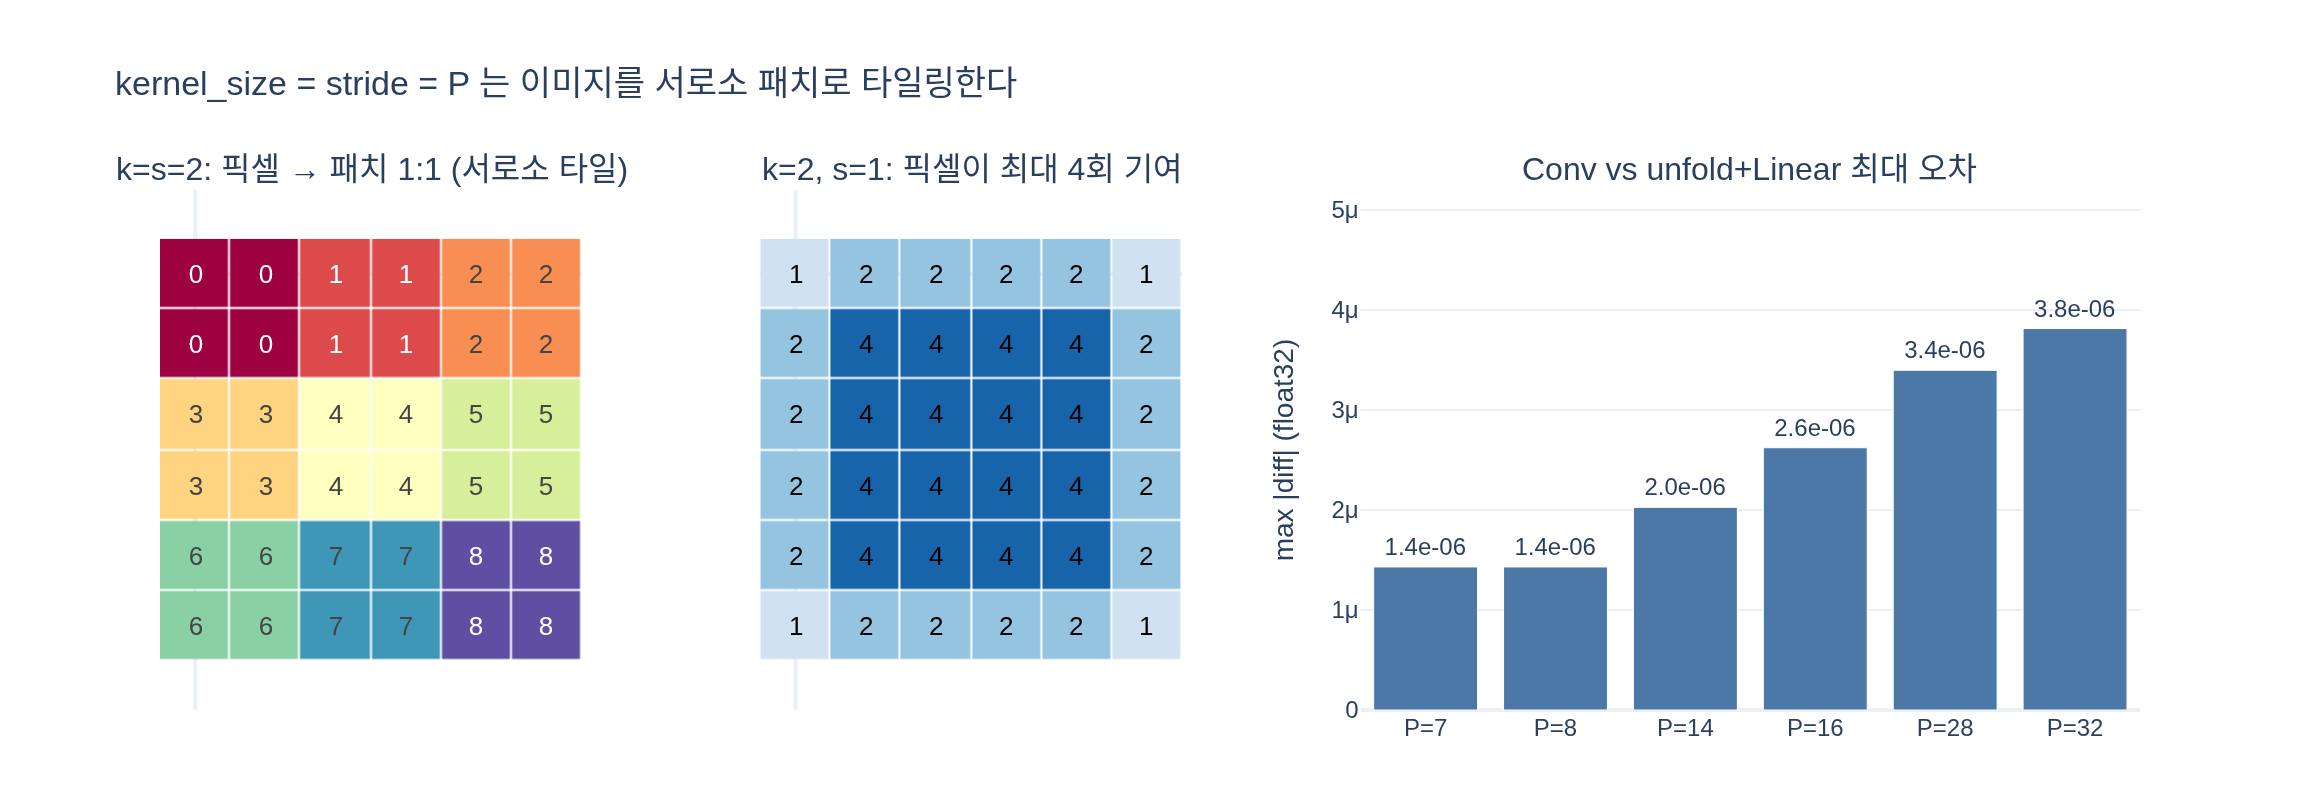

Generate this figure with Python:
# %% [markdown]
# # `nn.Conv2d(kernel=stride=P)` == 패치 flatten + `nn.Linear`
#
# ViT 논문의 패치 임베딩은 "패치를 flatten 해서 하나의 선형층에 통과"다.
#
# $$
# z_p = W_e\,\mathrm{vec}(x_p) + b_e,\qquad
# x_p \in \mathbb{R}^{C\times P\times P},\quad
# W_e \in \mathbb{R}^{D\times CP^2}
# $$
#
# DINO 구현은 이걸 `nn.Conv2d(C, D, kernel_size=P, stride=P)` 한 줄로 쓴다.
# 이 노트북에서 **왜 같은지**를 손으로 만든 `F.unfold` + `Linear` 와 수치 비교로 확인한다.

# %%
import torch
import torch.nn as nn
import torch.nn.functional as F

torch.manual_seed(0)


def _show(fig):
    try:
        from IPython import get_ipython
        if get_ipython() is not None:  # VSCode 셀/Jupyter에서만 렌더링
            fig.show()
    except ImportError:
        pass


print(torch.__version__)
# 출력: 2.4.0+cu121

# %% [markdown]
# ## 1. 아주 작은 예제로 감각 잡기
#
# $C=1$, $P=2$, $D=1$, 입력 $4\times4$. 커널이 한 칸씩 미끄러지는 대신
# **자기 크기만큼** 뛰므로 $2\times2$ 격자의 네 위치는 서로 겹치지 않는다.
#
# $$
# \underbrace{(1,1,4,4)}_{\text{입력}}
# \xrightarrow[\;k=s=2\;]{\text{Conv}} (1,1,2,2)
# $$

# %%
x = torch.arange(16, dtype=torch.float32).reshape(1, 1, 4, 4)
print("입력:\n", x[0, 0])
# 출력: 입력:
# 출력:  tensor([[ 0.,  1.,  2.,  3.],
# 출력:         [ 4.,  5.,  6.,  7.],
# 출력:         [ 8.,  9., 10., 11.],
# 출력:         [12., 13., 14., 15.]])

conv = nn.Conv2d(1, 1, kernel_size=2, stride=2, bias=False)
with torch.no_grad():
    conv.weight.copy_(torch.tensor([[1.0, 10.0], [100.0, 1000.0]]).reshape(1, 1, 2, 2))

print("\nConv 출력:\n", conv(x)[0, 0])
# 출력: Conv 출력:
# 출력:  tensor([[ 5410.,  7632.],
# 출력:         [14298., 16520.]], grad_fn=<SelectBackward0>)

# 손으로: 왼쪽 위 패치 [[0,1],[4,5]] 와 커널 [[1,10],[100,1000]] 의 내적
print("\n왼쪽 위 패치 수동 계산:", 0 * 1 + 1 * 10 + 4 * 100 + 5 * 1000)
# 출력: 왼쪽 위 패치 수동 계산: 5410

# %% [markdown]
# 즉 각 출력 위치는 **하나의 패치 벡터와 커널 벡터의 내적**이다.
# 겹침이 없으니 "출력 위치 ↔ 패치"가 1:1로 대응하고, 이는 정확히
# 패치를 flatten 한 뒤 $W_e$ 를 곱하는 것과 같다.
#
# `F.unfold(kernel_size=P, stride=P)` 가 바로 그 flatten 을 해 준다.

# %%
cols = F.unfold(x, kernel_size=2, stride=2)   # (B, C*P*P, N)
print("unfold 결과 shape:", tuple(cols.shape))
# 출력: unfold 결과 shape: (1, 4, 4)
print(cols[0])          # 열 하나 = 패치 하나 (열 순서는 행 우선)
# 출력: tensor([[ 0.,  2.,  8., 10.],
# 출력:         [ 1.,  3.,  9., 11.],
# 출력:         [ 4.,  6., 12., 14.],
# 출력:         [ 5.,  7., 13., 15.]])

w_flat = conv.weight.reshape(1, -1)                  # (D, C*P*P)
manual = cols.transpose(1, 2) @ w_flat.t()           # (B, N, D)
print("\n수동 선형 투영:", manual[0].flatten().tolist())
# 출력: 수동 선형 투영: [5410.0, 7632.0, 14298.0, 16520.0]

# %% [markdown]
# ## 2. 실제 ViT 설정에서의 동등성 검증
#
# DINO `PatchEmbed` 와 같은 설정: $C=3$, $P=16$, $D=192$ (vit_tiny), 입력 $224\times224$.
#
# ```python
# self.proj = nn.Conv2d(in_chans, embed_dim, kernel_size=patch_size, stride=patch_size)
# def forward(self, x):
#     return self.proj(x).flatten(2).transpose(1, 2)   # (B, N, D)
# ```
#
# 핵심은 **가중치 재배열이 단순 `reshape` 로 끝난다**는 점이다.
# Conv 커널은 `(D, C, P, P)`, unfold 열은 `(C*P*P,)` 를 채널 → 행 → 열 순으로 채우므로
# 두 메모리 레이아웃이 그대로 일치한다.

# %%
B, C, P, D, IMG = 2, 3, 16, 192, 224
N = (IMG // P) ** 2

proj = nn.Conv2d(C, D, kernel_size=P, stride=P)
x_img = torch.randn(B, C, IMG, IMG)

conv_out = proj(x_img)                                  # (B, D, 14, 14)
tokens = conv_out.flatten(2).transpose(1, 2)            # (B, N, D)
print(f"입력            {tuple(x_img.shape)}")
print(f"proj (Conv2d)   {tuple(conv_out.shape)}")
print(f"flatten+transp  {tuple(tokens.shape)}   N=(224/16)^2={N}")
# 출력: 입력            (2, 3, 224, 224)
# 출력: proj (Conv2d)   (2, 192, 14, 14)
# 출력: flatten+transp  (2, 196, 192)   N=(224/16)^2=196

W_flat = proj.weight.reshape(D, -1)                     # (D, C*P*P) = 논문의 W_e
patches = F.unfold(x_img, kernel_size=P, stride=P).transpose(1, 2)   # (B, N, C*P*P)
manual = patches @ W_flat.t() + proj.bias               # (B, N, D)

print(f"\nunfold          {tuple(patches.shape)}   패치 벡터 길이 3*16*16={C*P*P}")
print(f"W_e             {tuple(W_flat.shape)}")
err_conv = (manual - tokens).abs().max().item()
print(f"최대 오차       {err_conv:.2e}   allclose={torch.allclose(manual, tokens, atol=1e-5)}")
# 출력: unfold          (2, 196, 768)   패치 벡터 길이 3*16*16=768
# 출력: W_e             (192, 768)
# 출력: 최대 오차       2.74e-06   allclose=True

# %% [markdown]
# 오차 $\sim 3\times10^{-6}$ 은 float32 누적 순서 차이(768항 내적)일 뿐,
# 수학적으로는 **완전히 같은 연산**이다.

# %%
# nn.Linear 로도 똑같이 — 가중치를 그대로 이식할 수 있다
lin = nn.Linear(C * P * P, D)
with torch.no_grad():
    lin.weight.copy_(W_flat)
    lin.bias.copy_(proj.bias)

tokens_lin = lin(patches)
print(f"Linear 경로 최대 오차 {(tokens_lin - tokens).abs().max():.2e}")
# 출력: Linear 경로 최대 오차 2.74e-06

# 파라미터 수도 같다: D*C*P*P + D
print(f"Conv2d params  {sum(p.numel() for p in proj.parameters()):,}")
print(f"Linear params  {sum(p.numel() for p in lin.parameters()):,}")
print(f"D*C*P*P + D    {D * C * P * P + D:,}")
# 출력: Conv2d params  147,648
# 출력: Linear params  147,648
# 출력: D*C*P*P + D    147,648

# %% [markdown]
# ## 3. 왜 `kernel_size = stride` 라는 조건이 필요한가
#
# - $s < k$: 커널이 겹친다 → 한 픽셀이 여러 출력에 기여, "패치 하나의 선형 변환"이 아니다.
# - $s > k$: 픽셀이 버려진다 → 패치가 이미지를 덮지 못한다.
# - $s = k$: 정확히 타일링(tiling) → 출력 위치 $\leftrightarrow$ 서로소 패치 1:1.
#
# 출력 격자 크기 $\lfloor (H-k)/s \rfloor + 1$ 이 $H/P$ 와 같아지려면 $s=k=P$ 이고
# $P \mid H$ 여야 한다.

# %%
def pixel_hits(H, k, s):
    """각 픽셀이 몇 개의 출력 위치에 기여하는지."""
    ones = torch.ones(1, 1, H, H)
    cols = F.unfold(ones, kernel_size=k, stride=s)
    return F.fold(cols, output_size=(H, H), kernel_size=k, stride=s)[0, 0]


print(f"{'k':>3s} {'s':>3s} {'출력격자':>8s} {'최대기여':>8s} {'미사용픽셀':>10s} {'오차':>14s}")
for k, s in [(16, 16), (16, 8), (16, 32), (16, 15)]:
    c = nn.Conv2d(C, D, kernel_size=k, stride=s)
    o = c(x_img)
    g = o.shape[-1]
    t = o.flatten(2).transpose(1, 2)
    # "패치 하나당 선형변환" 가정으로 만든 텐서 (겹치지 않는 타일링을 전제)
    pt = F.unfold(x_img, kernel_size=k, stride=k)
    wf = c.weight.reshape(D, -1)
    m = pt.transpose(1, 2) @ wf.t() + c.bias
    ok = "shape 불일치" if m.shape != t.shape else f"{(m - t).abs().max():.2e}"
    hits = pixel_hits(IMG, k, s)
    print(f"{k:>3d} {s:>3d} {str(g)+'x'+str(g):>8s} {int(hits.max()):>8d}"
          f" {int((hits == 0).sum()):>10d} {ok:>14s}")
# 출력:   k   s     출력격자     최대기여      미사용픽셀             오차
# 출력:  16  16    14x14        1          0       2.86e-06
# 출력:  16   8    27x27        4          0      shape 불일치
# 출력:  16  32      7x7        1      37632      shape 불일치
# 출력:  16  15    14x14        4       5655       3.34e+00
#
# - s=k=16 : 기여 1회 / 누락 0 → 완벽한 타일링, 오차는 부동소수점 잡음뿐
# - s<k    : 픽셀이 최대 4번 쓰임(겹침) + 토큰 수도 달라짐
# - s>k    : 픽셀 37,632개가 아예 버려짐
# - s=15   : shape 은 우연히 14x14 로 같지만 값이 완전히 다르다 (오차 3.34), 픽셀 5,655개 누락

# %% [markdown]
# ## 4. 시각화
#
# 왼쪽: $k=s=2$ ($6\times6$ 입력) — 각 픽셀이 정확히 한 패치에만 속한다(칸에 패치 번호).
# 가운데: $k=2,\;s=1$ — 한 픽셀이 최대 4개 출력에 기여(칸에 기여 횟수). 패치 개념이 깨진다.
# 오른쪽: 여러 $P$ 에 대한 Conv vs `unfold+Linear` 최대 오차 — 전부 float32 잡음 수준($\sim10^{-6}$).

# %%
import plotly.graph_objects as go
from plotly.subplots import make_subplots

H, k = 6, 2

# 패치 번호 맵 (k=s=2 → 3x3 타일, 서로소)
pid = torch.arange((H // k) ** 2, dtype=torch.float32).reshape(H // k, H // k)
pid_map = pid.repeat_interleave(k, 0).repeat_interleave(k, 1)

hits_overlap = pixel_hits(H, k, 1)          # stride=1 → 겹침

errs = []
for p_ in [7, 8, 14, 16, 28, 32]:
    img = torch.randn(1, C, 224, 224)
    c = nn.Conv2d(C, 64, kernel_size=p_, stride=p_)
    t = c(img).flatten(2).transpose(1, 2)
    pt = F.unfold(img, kernel_size=p_, stride=p_).transpose(1, 2)
    m = pt @ c.weight.reshape(64, -1).t() + c.bias
    errs.append((p_, (m - t).abs().max().item()))
print([(p_, f"{e:.2e}") for p_, e in errs])
# 출력: [(7, '1.43e-06'), (8, '1.43e-06'), (14, '2.03e-06'), (16, '2.62e-06'),
# 출력:  (28, '3.40e-06'), (32, '3.81e-06')]

fig = make_subplots(
    rows=1, cols=3,
    subplot_titles=("k=s=2: 픽셀 → 패치 1:1 (서로소 타일)",
                    "k=2, s=1: 픽셀이 최대 4회 기여",
                    "Conv vs unfold+Linear 최대 오차"),
    column_widths=[0.26, 0.26, 0.48], horizontal_spacing=0.09,
)
fig.add_trace(go.Heatmap(z=pid_map.numpy(), colorscale="Spectral", showscale=False,
                         text=pid_map.numpy(), texttemplate="%{text:.0f}",
                         textfont=dict(size=13), xgap=1, ygap=1),
              row=1, col=1)
fig.add_trace(go.Heatmap(z=hits_overlap.numpy(), colorscale="Blues", showscale=False,
                         zmin=0, zmax=5,
                         text=hits_overlap.numpy(), texttemplate="%{text:.0f}",
                         textfont=dict(size=13, color="black"), xgap=1, ygap=1),
              row=1, col=2)
fig.add_trace(go.Bar(x=[f"P={p_}" for p_, _ in errs], y=[e for _, e in errs],
                     marker_color="#4C78A8", text=[f"{e:.1e}" for _, e in errs],
                     textposition="outside", showlegend=False), row=1, col=3)

for c_ in (1, 2):
    fig.update_xaxes(showticklabels=False, showgrid=False, row=1, col=c_)
    fig.update_yaxes(showticklabels=False, showgrid=False, autorange="reversed",
                     scaleanchor=f"x{c_}", row=1, col=c_)
fig.update_yaxes(title_text="max |diff| (float32)", range=[0, 5.2e-6], row=1, col=3)
fig.update_layout(height=400, width=1150,
                  title_text="kernel_size = stride = P 는 이미지를 서로소 패치로 타일링한다",
                  template="plotly_white", margin=dict(t=95, b=45))

_show(fig)
fig.write_image("expy.png", scale=2)
print("saved expy.png")
# 출력: saved expy.png

# %% [markdown]
# ## 정리
#
# | 조건 | 의미 |
# |---|---|
# | $s = k = P$ | 커널이 패치 경계에 딱 맞음 → 겹침 0, 누락 0 |
# | 출력 위치 하나 | 서로소 패치 하나의 내적 → $W_e\,\mathrm{vec}(x_p) + b_e$ |
# | `weight.reshape(D, -1)` | Conv 커널 `(D,C,P,P)` 레이아웃 = unfold 열 레이아웃 |
# | 최대 오차 $\sim 3\times10^{-6}$ | float32 누적 순서 차이뿐, 수학적으로 동일 |
#
# Conv2d 로 쓰는 이유는 순전히 구현 편의(cuDNN 커널이 타일링 + GEMM 을 한 번에,
# 별도 unfold 버퍼 없이 처리)다. 개념은 여전히 "패치 flatten + 선형층 하나"다.
